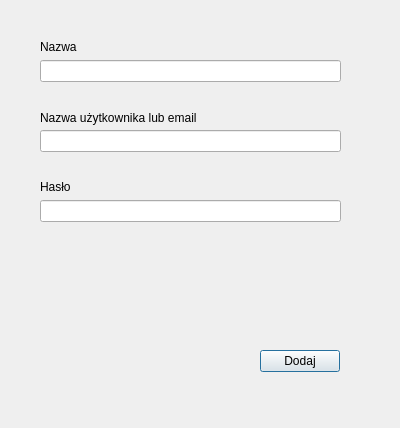
<?xml version="1.0" encoding="UTF-8"?>
<ui version="4.0">
 <class>PasswordEntryDialog</class>
 <widget class="QDialog" name="PasswordEntryDialog">
  <property name="geometry">
   <rect>
    <x>0</x>
    <y>0</y>
    <width>400</width>
    <height>428</height>
   </rect>
  </property>
  <property name="windowTitle">
   <string>Dodaj</string>
  </property>
  <widget class="QPushButton" name="add_button">
   <property name="geometry">
    <rect>
     <x>260</x>
     <y>350</y>
     <width>80</width>
     <height>22</height>
    </rect>
   </property>
   <property name="text">
    <string>Dodaj</string>
   </property>
  </widget>
  <widget class="QLineEdit" name="name_line_edit">
   <property name="geometry">
    <rect>
     <x>40</x>
     <y>60</y>
     <width>301</width>
     <height>22</height>
    </rect>
   </property>
  </widget>
  <widget class="QLineEdit" name="username_line_edit">
   <property name="geometry">
    <rect>
     <x>40</x>
     <y>130</y>
     <width>301</width>
     <height>22</height>
    </rect>
   </property>
  </widget>
  <widget class="QLineEdit" name="password_line_edit">
   <property name="geometry">
    <rect>
     <x>40</x>
     <y>200</y>
     <width>301</width>
     <height>22</height>
    </rect>
   </property>
  </widget>
  <widget class="QLabel" name="label_2">
   <property name="geometry">
    <rect>
     <x>40</x>
     <y>180</y>
     <width>57</width>
     <height>14</height>
    </rect>
   </property>
   <property name="text">
    <string>Hasło</string>
   </property>
  </widget>
  <widget class="QLabel" name="label_3">
   <property name="geometry">
    <rect>
     <x>40</x>
     <y>110</y>
     <width>301</width>
     <height>16</height>
    </rect>
   </property>
   <property name="text">
    <string>Nazwa użytkownika lub email</string>
   </property>
  </widget>
  <widget class="QLabel" name="label_4">
   <property name="geometry">
    <rect>
     <x>40</x>
     <y>40</y>
     <width>57</width>
     <height>14</height>
    </rect>
   </property>
   <property name="text">
    <string>Nazwa</string>
   </property>
  </widget>
 </widget>
 <resources/>
 <connections/>
</ui>
